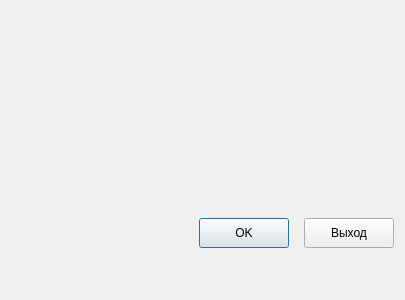
<?xml version="1.0" encoding="UTF-8"?>
<ui version="4.0">
 <class>DialogAuthentification</class>
 <widget class="QDialog" name="DialogAuthentification">
  <property name="windowModality">
   <enum>Qt::WindowModal</enum>
  </property>
  <property name="geometry">
   <rect>
    <x>0</x>
    <y>0</y>
    <width>405</width>
    <height>300</height>
   </rect>
  </property>
  <property name="sizePolicy">
   <sizepolicy hsizetype="Fixed" vsizetype="Fixed">
    <horstretch>0</horstretch>
    <verstretch>0</verstretch>
   </sizepolicy>
  </property>
  <property name="minimumSize">
   <size>
    <width>403</width>
    <height>300</height>
   </size>
  </property>
  <property name="maximumSize">
   <size>
    <width>405</width>
    <height>300</height>
   </size>
  </property>
  <property name="contextMenuPolicy">
   <enum>Qt::NoContextMenu</enum>
  </property>
  <property name="acceptDrops">
   <bool>false</bool>
  </property>
  <property name="windowTitle">
   <string>Вход</string>
  </property>
  <layout class="QVBoxLayout" name="verticalLayout">
   <property name="spacing">
    <number>15</number>
   </property>
   <item>
    <layout class="QHBoxLayout" name="horizontalLayout_2">
     <item>
      <spacer name="horizontalSpacer_2">
       <property name="orientation">
        <enum>Qt::Horizontal</enum>
       </property>
       <property name="sizeHint" stdset="0">
        <size>
         <width>40</width>
         <height>20</height>
        </size>
       </property>
      </spacer>
     </item>
     <item>
      <widget class="QLabel" name="mpImage">
       <property name="maximumSize">
        <size>
         <width>90</width>
         <height>110</height>
        </size>
       </property>
       <property name="text">
        <string/>
       </property>
       <property name="scaledContents">
        <bool>true</bool>
       </property>
      </widget>
     </item>
     <item>
      <spacer name="horizontalSpacer_3">
       <property name="orientation">
        <enum>Qt::Horizontal</enum>
       </property>
       <property name="sizeHint" stdset="0">
        <size>
         <width>40</width>
         <height>20</height>
        </size>
       </property>
      </spacer>
     </item>
    </layout>
   </item>
   <item>
    <layout class="QHBoxLayout" name="horizontalLayout">
     <item>
      <spacer name="horizontalSpacer">
       <property name="orientation">
        <enum>Qt::Horizontal</enum>
       </property>
       <property name="sizeHint" stdset="0">
        <size>
         <width>40</width>
         <height>20</height>
        </size>
       </property>
      </spacer>
     </item>
     <item>
      <widget class="QPushButton" name="mpOk">
       <property name="minimumSize">
        <size>
         <width>90</width>
         <height>30</height>
        </size>
       </property>
       <property name="maximumSize">
        <size>
         <width>90</width>
         <height>30</height>
        </size>
       </property>
       <property name="text">
        <string>OK</string>
       </property>
      </widget>
     </item>
     <item>
      <widget class="QPushButton" name="mpExit">
       <property name="minimumSize">
        <size>
         <width>90</width>
         <height>30</height>
        </size>
       </property>
       <property name="maximumSize">
        <size>
         <width>90</width>
         <height>30</height>
        </size>
       </property>
       <property name="text">
        <string>Выход</string>
       </property>
      </widget>
     </item>
    </layout>
   </item>
  </layout>
 </widget>
 <resources/>
 <connections/>
</ui>
